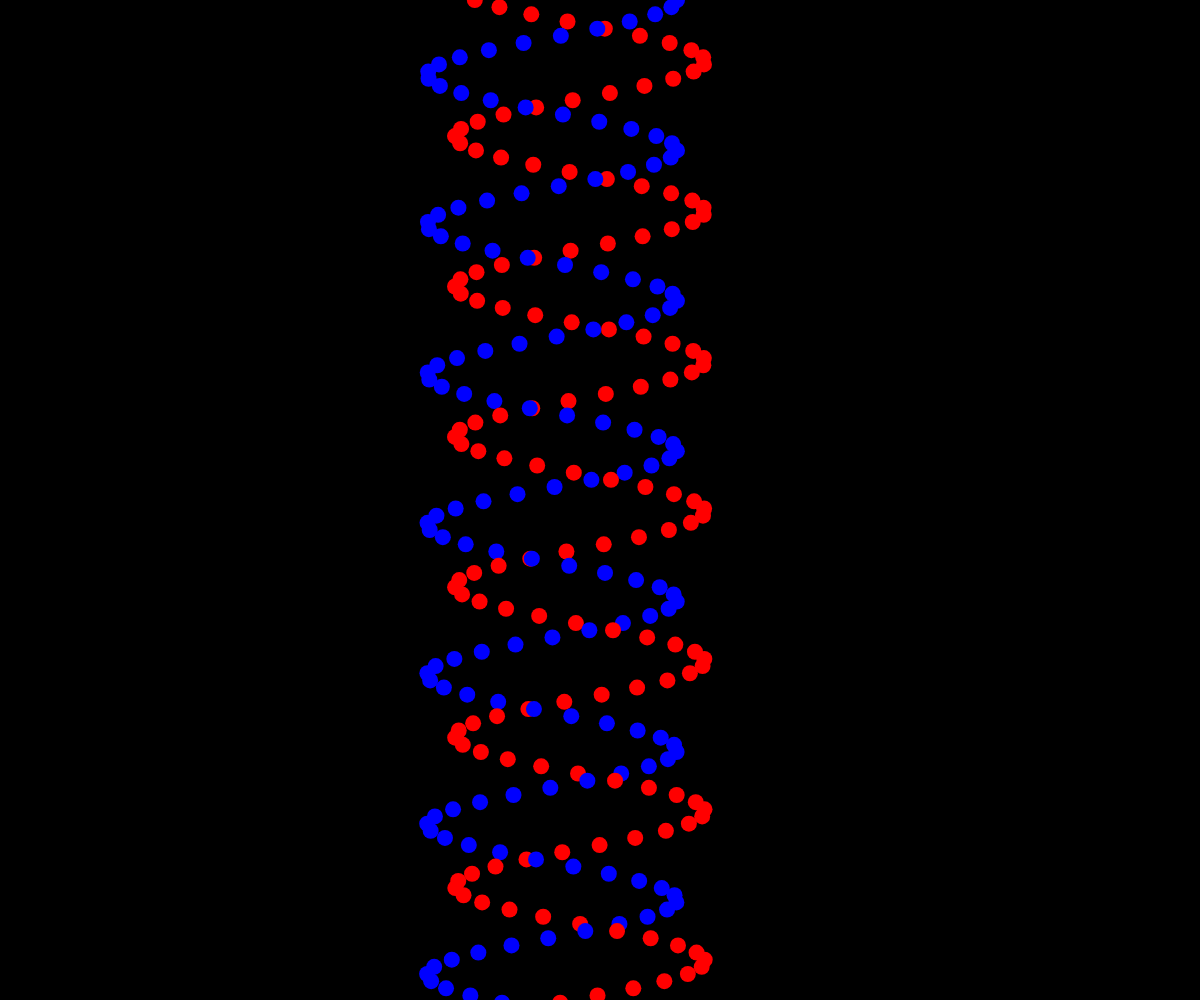
Frame 1 (no input)
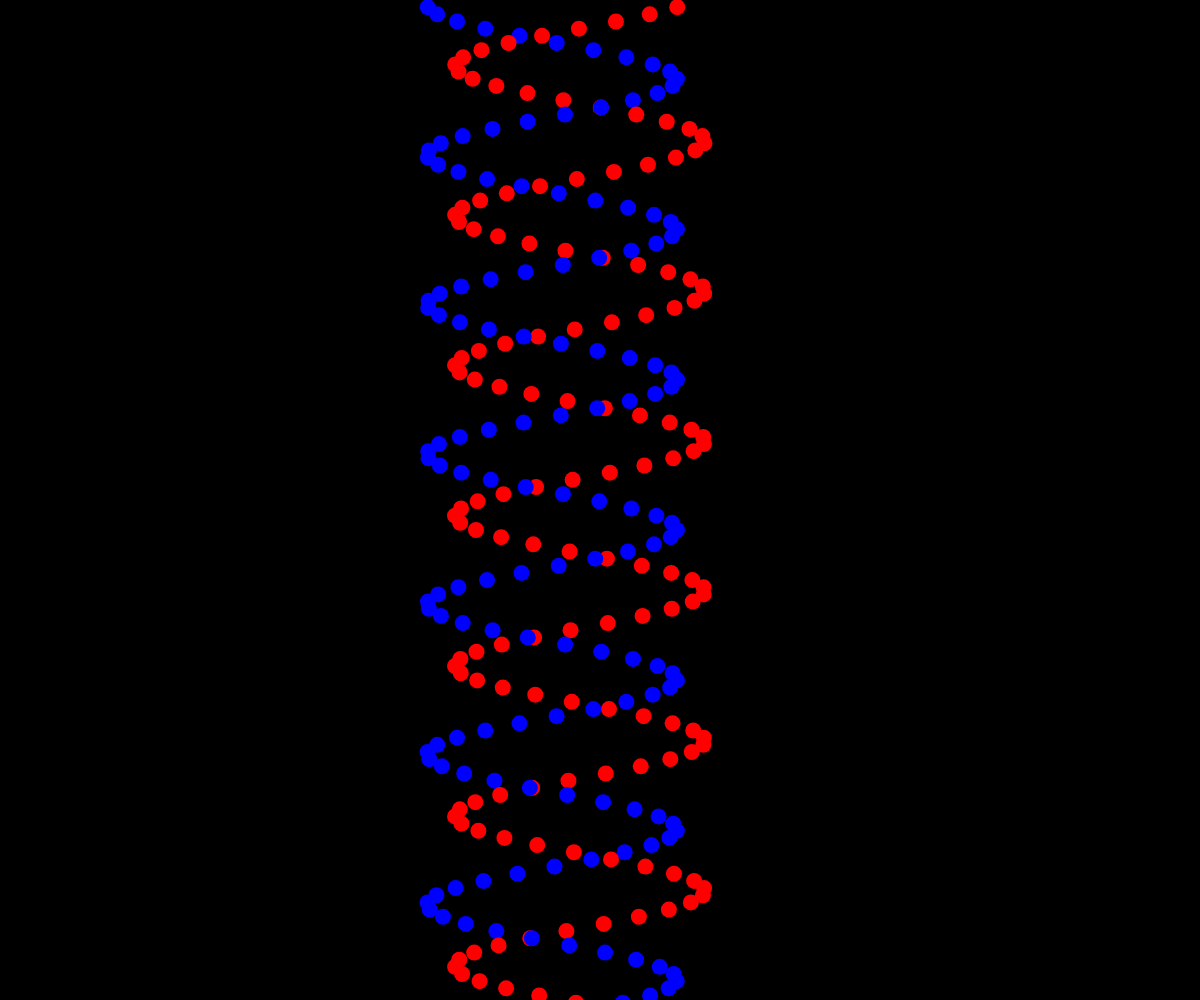
Frame 60 (no input)
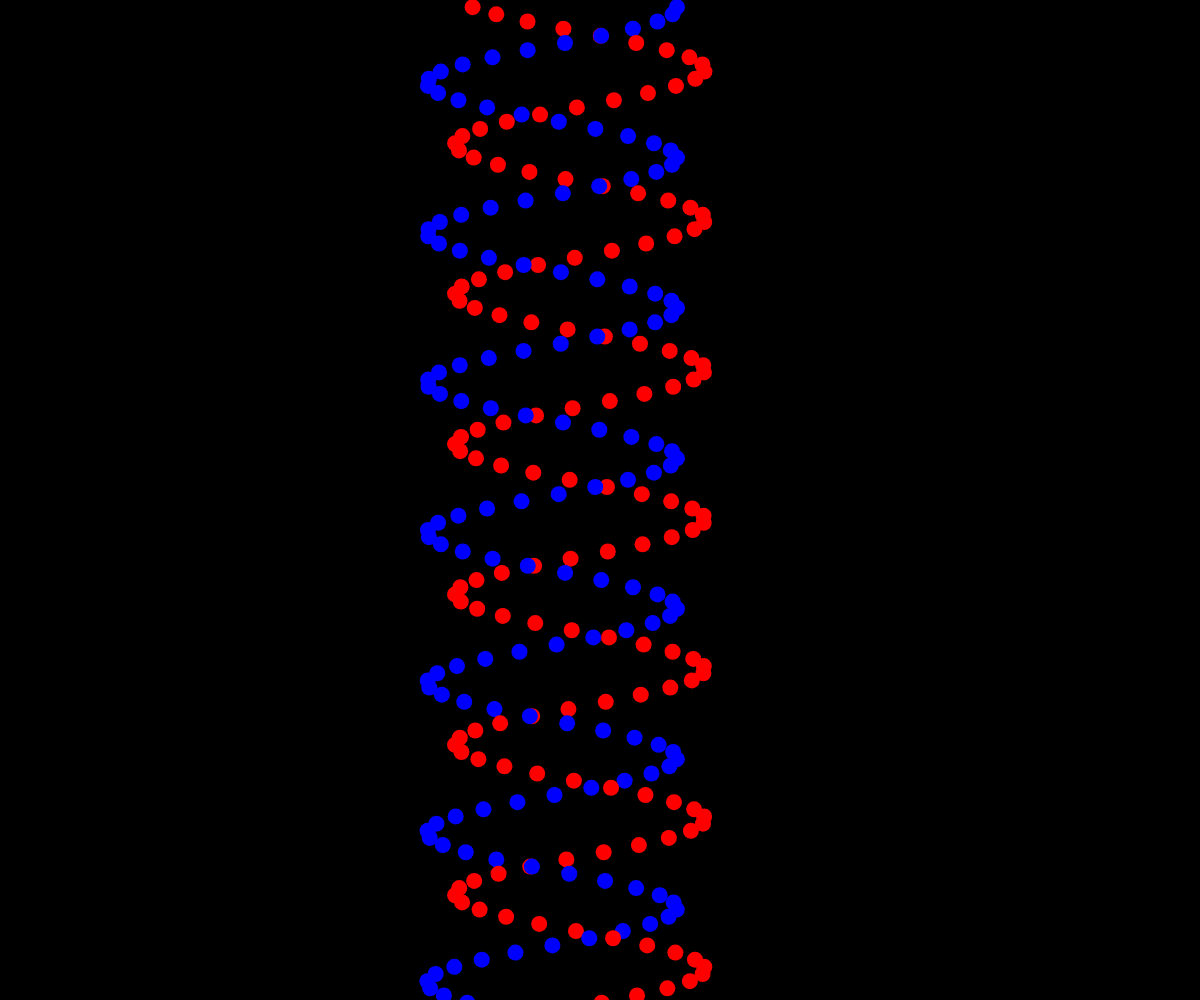
Frame 120 (the mouse pressed at the canvas centre since frame 60)

The p5.js sketch that drew these frames (run headless with seeded random() and noise() and a simulated clock; from frame 60 on, the mouse is pressed at the canvas centre):

// p5.js sketch
// ── sketch.js

    let x = 0;
    let y = 0;
    let theta = 0;
    let inc = 0.05;
    let offset = 0; //the amount offset from begining of wave
    let amplitude;
    let frequency;
    let maxAngle;
    
    

    function setup() {
        amplitude = windowHeight/8;
        frequency = windowWidth/8;
        maxAngle = (windowWidth/frequency) * TWO_PI;
        createCanvas(windowWidth, windowHeight);
        noStroke();
        
    }

function draw() {
    background(0);
    while(theta < maxAngle + offset){
        
         //sine wave 3
         x = sin(theta-1) * amplitude + (windowWidth*0.4);
         fill(255, 0, 0);
         ellipse(x + 100, y, 16);

        //cosine wave
        x2 = cos(theta) * amplitude + (windowWidth*0.46); 
        fill(0, 0, 255);
        ellipse(x2, y, 16);


        theta += 0.3;
        y = ((theta - offset ) / maxAngle) * windowWidth;  
    }

    offset += inc;
    theta = offset;
}
